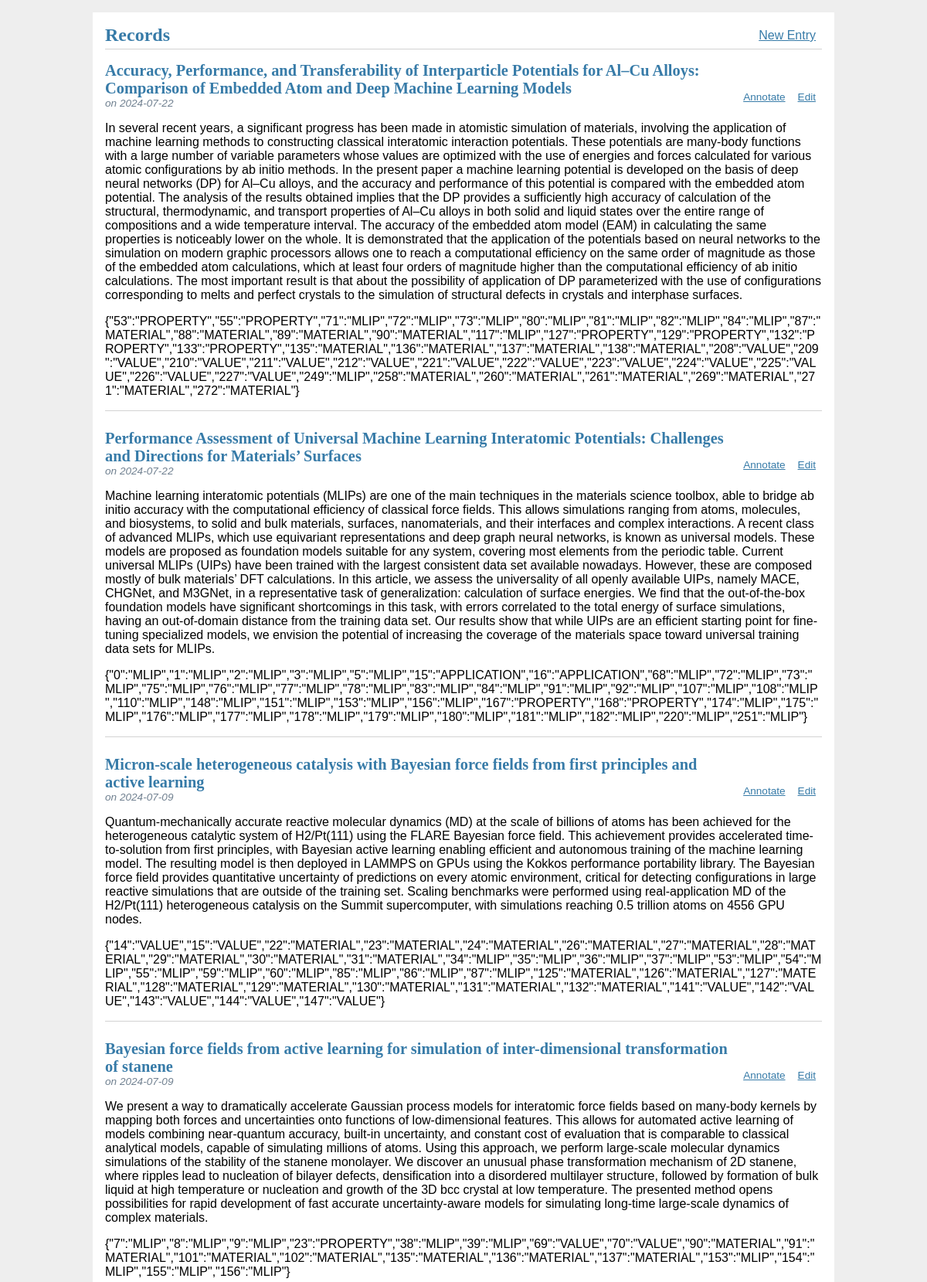
The page / (upper part) on the database its author committed.
### tables this page shows
CREATE TABLE "mlip" (
  id INTEGER PRIMARY KEY AUTOINCREMENT,
  created TIMESTAMP NOT NULL DEFAULT CURRENT_TIMESTAMP,
  title TEXT,
  body TEXT NOT NULL,
  annotation TEXT
);

### AnnoApp/mlip.py (the view)
@bp.route('/')
def index():
    db = get_db()
    texts = db.execute(
        'SELECT p.id, title, body, annotation, created'
        ' FROM mlip p'
        ' ORDER BY created DESC'
    ).fetchall()
    return render_template('mlip/index.html', texts=texts)

### AnnoApp/db.py (called while the page is built)
def get_db():
    if 'db' not in g:
        g.db = sqlite3.connect(
            current_app.config['DATABASE'],
            detect_types=sqlite3.PARSE_DECLTYPES
        )
        g.db.row_factory = sqlite3.Row
    return g.db

### AnnoApp/templates/mlip/index.html
{% extends 'base.html' %}
{% block header %}
  <h1>{% block title %}Records{% endblock %}</h1>
  <a class="action" href="{{ url_for('mlip.create') }}">New Entry</a>
{% endblock %}
{% block content %}
  {% for text in texts %}
    <article class="post">
      <header>
        <div>
          <h1>{{ text['title'] }}</h1>
          <div class="about">on {{ text['created'].strftime('%Y-%m-%d') }}</div>
        </div>
        <a class="action" href="{{ url_for('mlip.annotate', id=text['id']) }}">Annotate</a>
        <a class="action" href="{{ url_for('mlip.update', id=text['id']) }}">Edit</a>
      </header>
      <p style='word-wrap: break-word;'>{{ text['body'] }}</p>
      <p style='word-wrap: break-word;'>{{ text['annotation'] }}</p>
    </article>
    {% if not loop.last %}
      <hr>
    {% endif %}
  {% endfor %}
{% endblock %}

### AnnoApp/templates/base.html (shortened to what this page needs)
<!doctype html>
<link rel="stylesheet" href="{{ url_for('static', filename='style.css') }}">
<section class="content">
  <header>
    {% block header %}{% endblock %}
  </header>
  {% block content %}{% endblock %}
</section>

### AnnoApp/static/style.css (style rules this page uses)
h1 { font-family: serif; color: #377ba8; margin: 1rem 0; }
a { color: #377ba8; }
hr { border: none; border-top: 1px solid lightgray; }
nav ul li a, nav ul li span, header .action { display: block; padding: 0.5rem; }
.content { padding: 0 1rem 1rem; }
.content > header { border-bottom: 1px solid lightgray; display: flex; align-items: flex-end; }
.content > header h1 { flex: auto; margin: 1rem 0 0.25rem 0; }
.post > header { display: flex; align-items: flex-end; font-size: 0.85em; }
.post > header > div:first-of-type { flex: auto; }
.post > header h1 { font-size: 1.5em; margin-bottom: 0; }
.post .about { color: slategray; font-style: italic; }
.content:last-child { margin-bottom: 0; }

### rows shown on the page
mlip: title "Accuracy, Performance, and Transferability of Interparticle Potentials for Al–Cu Alloys: Comparison of Embedded Atom and Deep Machine Learning Models", created "2024-07-22", body "In several recent years, a significant progress has been made in atomistic simulation of materials, involving the application of machine learning methods to constructing classical interatomic interaction potentials. These potentials are many-body functions with a large number of variable parameters whose values are optimized with the use of energies and forces calculated for various atomic configurations by ab initio methods. In the present paper a machine learning potential is developed on the basis of deep neural networks (DP) for Al–Cu alloys, and the accuracy and performance of this potential is compared with the embedded atom potential. The analysis of the results obtained implies that…", annotation "{\"53\":\"PROPERTY\",\"55\":\"PROPERTY\",\"71\":\"MLIP\",\"72\":\"MLIP\",\"73\":\"MLIP\",\"80\":\"MLIP\",\"81\":\"MLIP\",\"82\":\"MLIP\",\"84\":\"MLIP\",\"87\":\"MATERIAL\",\"88\":\"MATERIAL\",\"89\":\"MATERIAL\",\"90\":\"MATERIAL\",\"117\":\"MLIP\",\"127\":\"PROPERTY\",\"129\":\"PROPERTY\",\"132\":\"PROPERTY\",\"133\":\"PROPERTY\",\"135\":\"MATERIAL\",\"136\":\"MATERIAL\",\"137\":\"MATERIAL\",\"138\":\"MATERIAL\",\"208\":\"VALUE\",\"209\":\"VALUE\",\"210\":\"VALUE\",\"211\":\"VALUE\",\"212\":\"VALUE\",\"221\":\"VALUE\",\"222\":\"VALUE\",\"223\":\"VALUE\",\"224\":\"VALUE\",\"225\":\"VALUE\",\"226\":\"VALUE\",\"227\":\"VALUE\",\"249\":\"MLIP\",\"258\":\"MATERIAL\",\"260\":\"MATERIAL\",\"261\":\"MATERIAL\",\"269\":\"MATERIAL\",\"271\":\"MATERIAL\",\"272\":\"MATERIAL\"}"
mlip: title "Performance Assessment of Universal Machine Learning Interatomic Potentials: Challenges and Directions for Materials’ Surfaces", created "2024-07-22", body "Machine learning interatomic potentials (MLIPs) are one of the main techniques in the materials science toolbox, able to bridge ab initio accuracy with the computational efficiency of classical force fields. This allows simulations ranging from atoms, molecules, and biosystems, to solid and bulk materials, surfaces, nanomaterials, and their interfaces and complex interactions. A recent class of advanced MLIPs, which use equivariant representations and deep graph neural networks, is known as universal models. These models are proposed as foundation models suitable for any system, covering most elements from the periodic table. Current universal MLIPs (UIPs) have been trained with the largest…", annotation "{\"0\":\"MLIP\",\"1\":\"MLIP\",\"2\":\"MLIP\",\"3\":\"MLIP\",\"5\":\"MLIP\",\"15\":\"APPLICATION\",\"16\":\"APPLICATION\",\"68\":\"MLIP\",\"72\":\"MLIP\",\"73\":\"MLIP\",\"75\":\"MLIP\",\"76\":\"MLIP\",\"77\":\"MLIP\",\"78\":\"MLIP\",\"83\":\"MLIP\",\"84\":\"MLIP\",\"91\":\"MLIP\",\"92\":\"MLIP\",\"107\":\"MLIP\",\"108\":\"MLIP\",\"110\":\"MLIP\",\"148\":\"MLIP\",\"151\":\"MLIP\",\"153\":\"MLIP\",\"156\":\"MLIP\",\"167\":\"PROPERTY\",\"168\":\"PROPERTY\",\"174\":\"MLIP\",\"175\":\"MLIP\",\"176\":\"MLIP\",\"177\":\"MLIP\",\"178\":\"MLIP\",\"179\":\"MLIP\",\"180\":\"MLIP\",\"181\":\"MLIP\",\"182\":\"MLIP\",\"220\":\"MLIP\",\"251\":\"MLIP\"}"
mlip: title "Micron-scale heterogeneous catalysis with Bayesian force fields from first principles and active learning", created "2024-07-09", body "Quantum-mechanically accurate reactive molecular dynamics (MD) at the scale of billions of atoms has been achieved for the heterogeneous catalytic system of H2/Pt(111) using the FLARE Bayesian force field. This achievement provides accelerated time-to-solution from first principles, with Bayesian active learning enabling efficient and autonomous training of the machine learning model. The resulting model is then deployed in LAMMPS on GPUs using the Kokkos performance portability library. The Bayesian force field provides quantitative uncertainty of predictions on every atomic environment, critical for detecting configurations in large reactive simulations that are outside of the training…", annotation "{\"14\":\"VALUE\",\"15\":\"VALUE\",\"22\":\"MATERIAL\",\"23\":\"MATERIAL\",\"24\":\"MATERIAL\",\"26\":\"MATERIAL\",\"27\":\"MATERIAL\",\"28\":\"MATERIAL\",\"29\":\"MATERIAL\",\"30\":\"MATERIAL\",\"31\":\"MATERIAL\",\"34\":\"MLIP\",\"35\":\"MLIP\",\"36\":\"MLIP\",\"37\":\"MLIP\",\"53\":\"MLIP\",\"54\":\"MLIP\",\"55\":\"MLIP\",\"59\":\"MLIP\",\"60\":\"MLIP\",\"85\":\"MLIP\",\"86\":\"MLIP\",\"87\":\"MLIP\",\"125\":\"MATERIAL\",\"126\":\"MATERIAL\",\"127\":\"MATERIAL\",\"128\":\"MATERIAL\",\"129\":\"MATERIAL\",\"130\":\"MATERIAL\",\"131\":\"MATERIAL\",\"132\":\"MATERIAL\",\"141\":\"VALUE\",\"142\":\"VALUE\",\"143\":\"VALUE\",\"144\":\"VALUE\",\"147\":\"VALUE\"}"
mlip: title "Bayesian force fields from active learning for simulation of inter-dimensional transformation of stanene", created "2024-07-09", body "We present a way to dramatically accelerate Gaussian process models for interatomic force fields based on many-body kernels by mapping both forces and uncertainties onto functions of low-dimensional features. This allows for automated active learning of models combining near-quantum accuracy, built-in uncertainty, and constant cost of evaluation that is comparable to classical analytical models, capable of simulating millions of atoms. Using this approach, we perform large-scale molecular dynamics simulations of the stability of the stanene monolayer. We discover an unusual phase transformation mechanism of 2D stanene, where ripples lead to nucleation of bilayer defects, densification into…", annotation "{\"7\":\"MLIP\",\"8\":\"MLIP\",\"9\":\"MLIP\",\"23\":\"PROPERTY\",\"38\":\"MLIP\",\"39\":\"MLIP\",\"69\":\"VALUE\",\"70\":\"VALUE\",\"90\":\"MATERIAL\",\"91\":\"MATERIAL\",\"101\":\"MATERIAL\",\"102\":\"MATERIAL\",\"135\":\"MATERIAL\",\"136\":\"MATERIAL\",\"137\":\"MATERIAL\",\"153\":\"MLIP\",\"154\":\"MLIP\",\"155\":\"MLIP\",\"156\":\"MLIP\"}"
